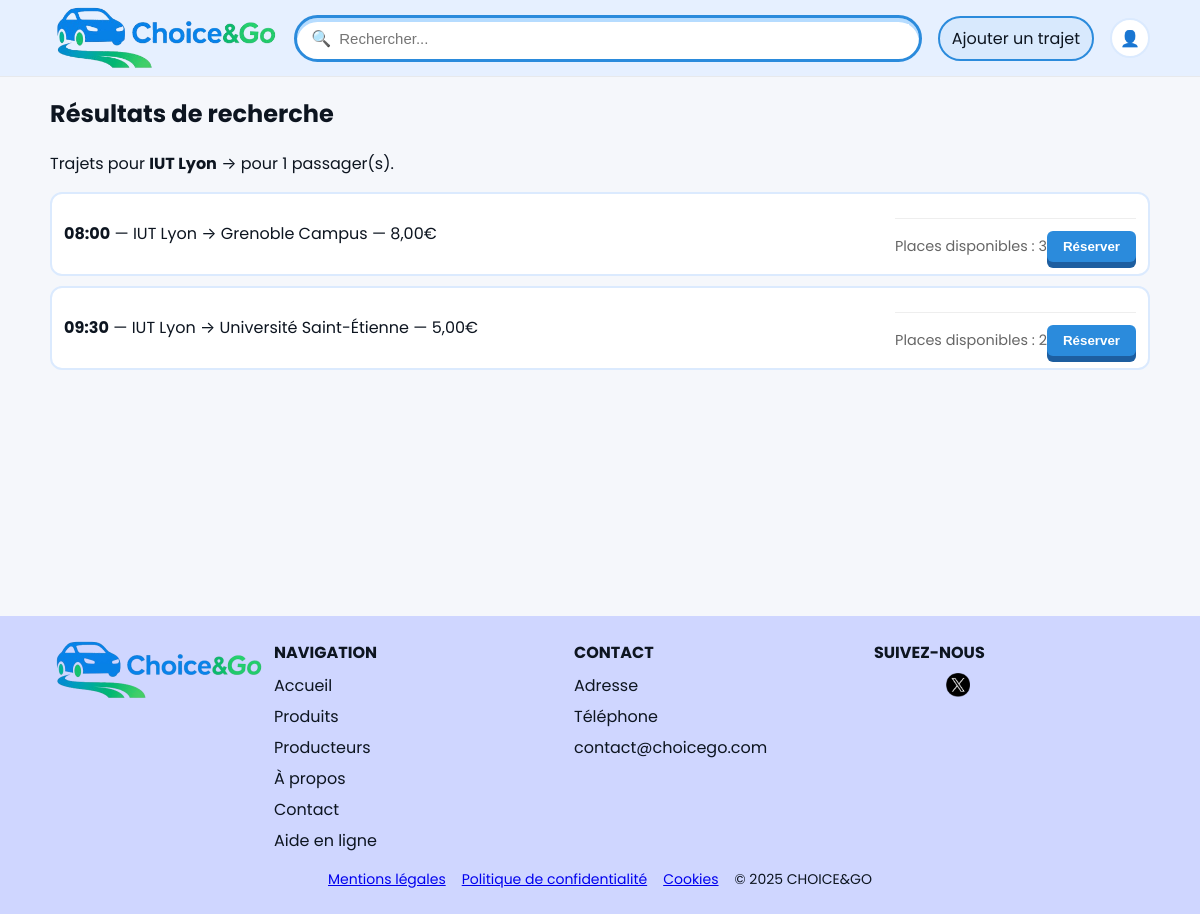
The app's page /choicego_siteV2/choicego_site/search.php?from=IUT Lyon with its own data.
### tables this page shows
CREATE TABLE `trajets` (
  `trajet_id` int NOT NULL,
  `conducteur_id` int NOT NULL,
  `vehicule_id` int DEFAULT NULL,
  `lieu_depart` varchar(255) NOT NULL,
  `lieu_arrivee` varchar(255) NOT NULL,
  `date_heure_depart` datetime NOT NULL,
  `places_disponibles` int NOT NULL,
  `prix_par_place` decimal(10,2) NOT NULL,
  `statut_trajet` enum('ouvert','complet','annulé','terminé') NOT NULL,
  `depart_latitude` float DEFAULT NULL,
  `depart_longitude` float DEFAULT NULL,
  `arrivee_latitude` float DEFAULT NULL,
  `arrivee_longitude` float DEFAULT NULL,
  `date_creation_trajet` datetime NOT NULL DEFAULT CURRENT_TIMESTAMP
);

### choicego_siteV2/choicego_site/search.php (the view, shortened to what this page needs)
<?php
include __DIR__ . "/includes/header.php";
include __DIR__ . '/includes/db.php';
$from = trim($_GET['from'] ?? '');
$to   = trim($_GET['to'] ?? '');
$pax  = max(1, (int)($_GET['pax'] ?? 1));
$sql = "SELECT trajets.*, trajets.prix_par_place AS prix FROM trajets
        WHERE statut_trajet = 'ouvert'
          AND lieu_depart LIKE :from
          AND lieu_arrivee LIKE :to
          AND places_disponibles >= :pax
        ORDER BY date_heure_depart ASC";
$stmt = $pdo->prepare($sql);
$stmt->execute([
  ':from' => "%{$from}%",
  ':to'   => "%{$to}%",
  ':pax'  => $pax
]);
$results = $stmt->fetchAll();
?>
<section class="container results">
  <h1>Résultats de recherche</h1>
  <p>Trajets pour <strong><?php echo htmlspecialchars($from); ?></strong> → <strong><?php echo htmlspecialchars($to); ?></strong> pour <?php echo $pax; ?> passager(s).</p>
  <?php if (count($results) === 0): ?>
    <p style="text-align: center; padding: 2rem; background: #f5f5f5; border-radius: 8px;">
      Aucun trajet disponible pour cette recherche.
    </p>
  <?php else: ?>
  <ul class="rides">
    <?php foreach ($results as $ride): ?>
    <li class="ride">
      <div class="line">
        <strong><?php echo date('H:i', strtotime($ride['date_heure_depart'])); ?></strong> —
        <?php echo htmlspecialchars($ride['lieu_depart']); ?> → <?php echo htmlspecialchars($ride['lieu_arrivee']); ?> —
        <?php echo number_format((float)$ride['prix'], 2, ',', ' '); ?>€
      </div>
      <div class="ride-details">
        <span class="available-seats">Places disponibles : <?php echo (int)$ride['places_disponibles']; ?></span>
        <form method="post" style="display: inline;">
          <button type="submit" name="make_reservation" class="btn-primary">Réserver</button>
        </form>
      </div>
    </li>
    <?php endforeach; ?>
  </ul>
  <?php endif; ?>
</section>
<?php include __DIR__ . "/includes/footer.php"; ?>

### choicego_siteV2/choicego_site/assets/css/style.css (style rules this page uses)
:root { --brand:#2b8bdc; --brand-dark:#1d5ea0; --ink:#0d1520; --muted:#6b7280; --bg:#f5f7fb; --card:#ffffff; --accent:#9ecbff; --radius:16px; }
* { box-sizing:border-box }
html,body { margin:0;padding:0;font-family:Poppins, system-ui, -apple-system, Segoe UI, Roboto, 'Helvetica Neue', Arial, 'Noto Sans', 'Apple Color Emoji', 'Segoe UI Emoji', 'Segoe UI Symbol';color:var(--ink);background:var(--bg) }
.container { width:min(1100px, 92%);margin:auto }
.btn-primary { background:var(--brand);border:0;color:#fff;border-radius:12px;padding:12px 20px;font-weight:600;cursor:pointer;box-shadow:0 6px 0 var(--brand-dark) }
.results .rides { list-style:none;padding:0;margin:12px 0;display:grid;gap:10px }
.ride { display:flex;align-items:center;justify-content:space-between;background:#fff;border:2px solid #dbeafe;border-radius:12px;padding:12px }

### choicego_siteV2/choicego_site/search.php (style rules this page uses)
.ride-details { display: flex; justify-content: space-between; align-items: center; margin-top: 0.75rem; padding-top: 0.75rem; border-top: 1px solid #eee; }
.available-seats { font-size: 0.9rem; color: #666; }
.btn-primary { background: var(--brand); border: 0; color: #fff; border-radius: 6px; padding: 0.5rem 1rem; font-weight: 600; cursor: pointer; transition: all 0.2s; }

### records on screen
trajets: date_heure_depart "08:00", lieu_depart "IUT Lyon", lieu_arrivee "Grenoble Campus", prix_par_place "8,00", places_disponibles "3"
trajets: date_heure_depart "09:30", lieu_depart "IUT Lyon", lieu_arrivee "Université Saint-Étienne", prix_par_place "5,00", places_disponibles "2"

### other values on screen
$from "IUT Lyon"
$pax "1"
